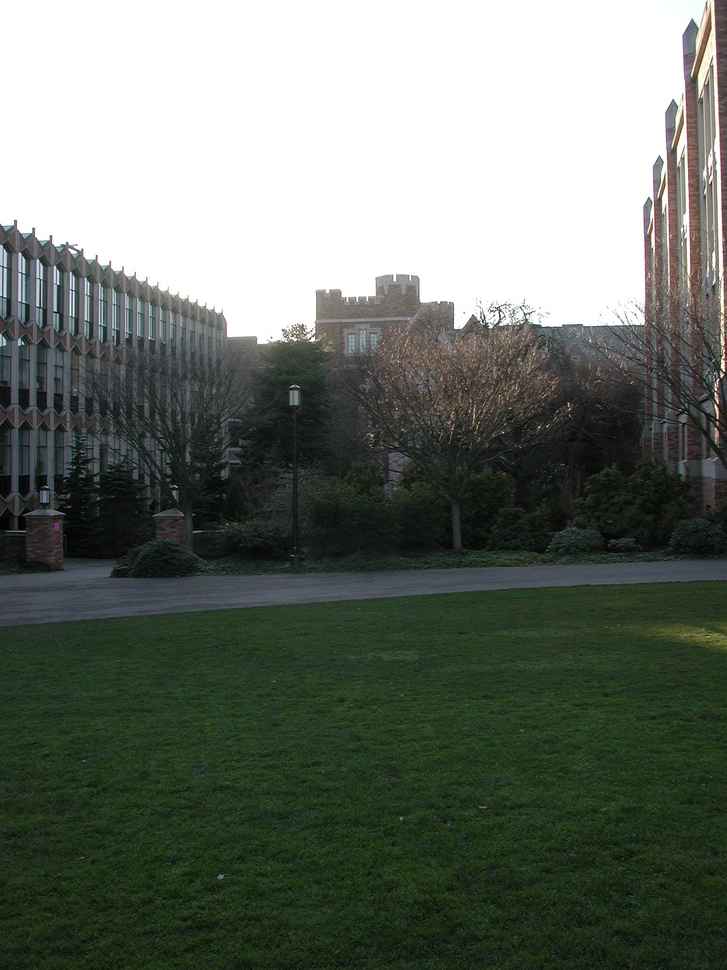
#> input picture project-2/image0.JPG, 727 x 970 px, shrunk from 1536 x 2048 before the run
$ python _project2.py
#> lines starting #> are read from the running program, lines starting #| are printed output that depends on the picture
import cv2
import numpy as np

# Step 2: Warp images to cylindrical coordinates and estimate focal length
def warp_to_cylindrical(images):
    focal_length = 1000.0  # Adjust as needed

    warped_images = []
    for image in images:
        height, width = image.shape[:2]
        cylindrical_image = np.zeros_like(image, dtype=np.uint8)

        for x in range(width):
            for y in range(height):
                theta = (x - width / 2) / focal_length
                h = (y - height / 2) / focal_length
                x_cart = focal_length * np.tan(theta)
                y_cart = focal_length * h
                x_new = int(x_cart + width / 2)
                y_new = int(y_cart + height / 2)

                if 0 <= x_new < width and 0 <= y_new < height:
                    cylindrical_image[y, x] = image[y_new, x_new]

        warped_images.append(cylindrical_image)

    return warped_images, focal_length

# Step 3: Extract features
def extract_features(images):
    sift = cv2.SIFT_create()
    keypoints = []
    descriptors = []

    for image in images:
        kp, des = sift.detectAndCompute(image, None)
        keypoints.append(kp)
        descriptors.append(des)

    return keypoints, descriptors

# Step 4: Align neighboring pairs using RANSAC
def align_images_ransac(images, keypoints, descriptors):
    aligned_images = []
    translations = []

    for i in range(len(images) - 1):
        image1, image2 = images[i], images[i + 1]
        kp1, kp2 = keypoints[i], keypoints[i + 1]
        des1, des2 = descriptors[i], descriptors[i + 1]

        bf = cv2.BFMatcher()
        matches = bf.knnMatch(des1, des2, k=2)

        good_matches = []
        for m, n in matches:
            if m.distance < 0.75 * n.distance:
                good_matches.append(m)

        if len(good_matches) < 4:
            aligned_images.append(image1)
            continue

        src_pts = np.float32([kp1[m.queryIdx].pt for m in good_matches]).reshape(-1, 1, 2)
        dst_pts = np.float32([kp2[m.trainIdx].pt for m in good_matches]).reshape(-1, 1, 2)

        M, _ = cv2.findHomography(src_pts, dst_pts, cv2.RANSAC, 5.0)
        aligned_image = cv2.warpPerspective(image1, M, (image1.shape[1], image1.shape[0]))

        aligned_images.append(aligned_image)
        translations.append((f"image{i}", f"image{i + 1}", M[0, 2], M[1, 2]))

    return aligned_images, translations

# Step 5: Write out list of neighboring translations
def write_translation(translations, output_file):
    with open(output_file, 'w') as file:
        for translation in translations:
            file.write(f"{translation[0]} -> {translation[1]}: X: {translation[2]}, Y: {translation[3]}\n")

# Step 6: Correct for drift (implement your drift correction algorithm)

# Step 7: Read in warped images and blend them
def blend_warped_images(warped_images):
    blended_image = np.zeros_like(warped_images[0], dtype=np.float64)

    for image in warped_images:
        blended_image += image

    blended_image /= len(warped_images)

    return blended_image

# Step 8: Crop the result and import into a viewer
def crop_and_view(result_image):
    # Implement cropping and displaying the result in a viewer
    # Use OpenCV or a similar library for image manipulation and display

    result_image = result_image.astype(np.uint8)
    cv2.imshow("Panorama", result_image)
    cv2.waitKey(0)
    cv2.destroyAllWindows()

# Example usage
image_paths = ['image0.JPG', 'image1.JPG', 'image2.JPG']
images = [cv2.imread(path) for path in image_paths]
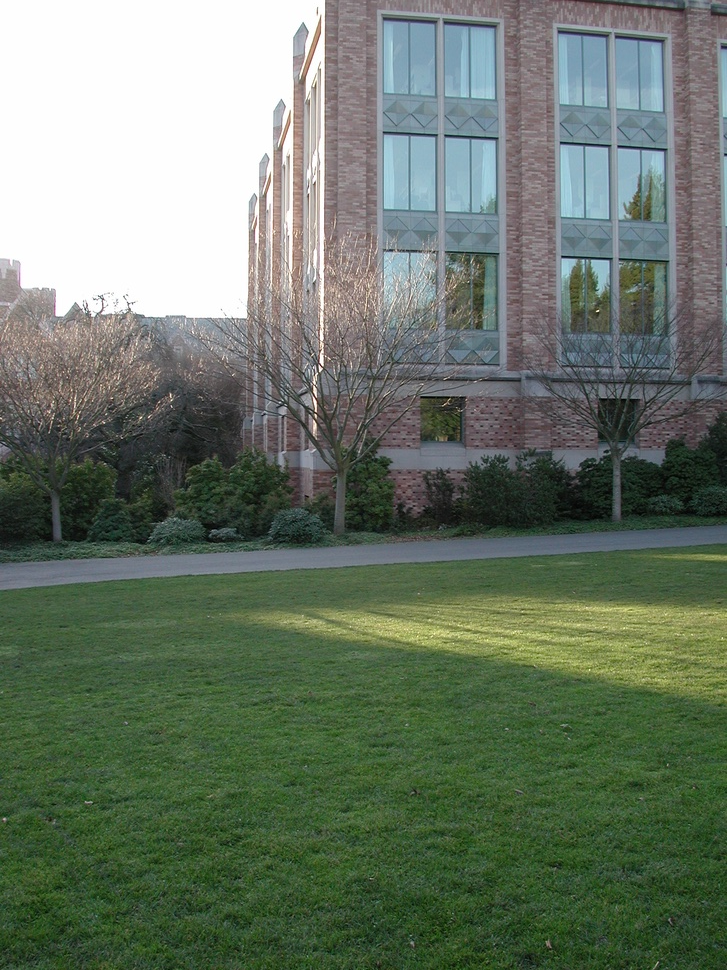
#> input picture project-2/image1.JPG, 727 x 970 px, shrunk from 1536 x 2048 before the run
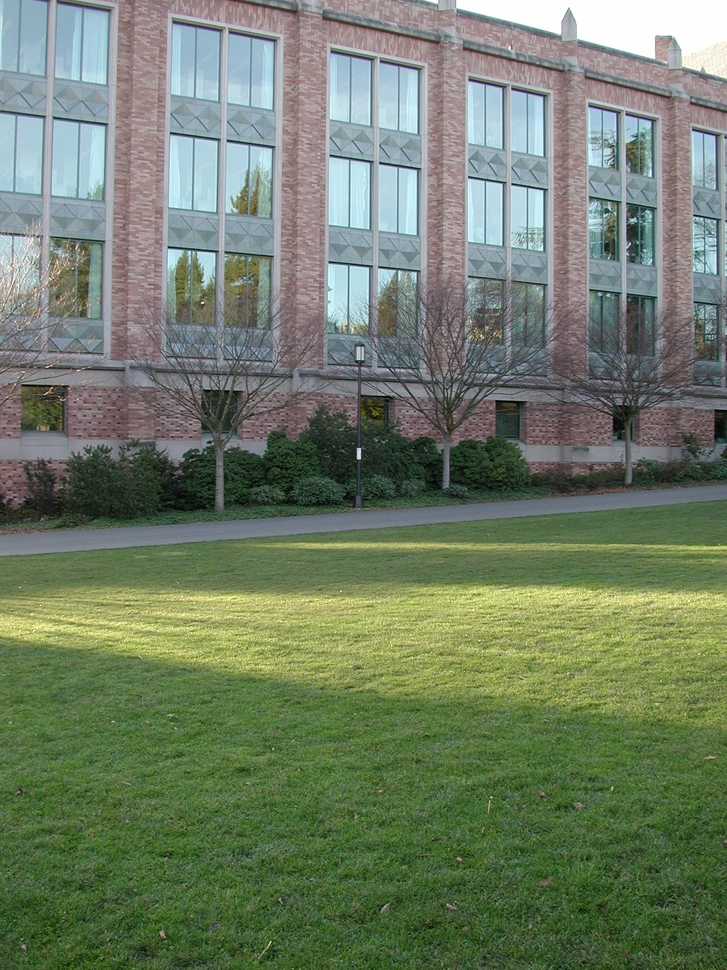
#> input picture project-2/image2.JPG, 727 x 970 px, shrunk from 1536 x 2048 before the run
#> images = 3 items

# Step 2: Warp images to cylindrical coordinates and estimate focal length
warped_images, focal_length = warp_to_cylindrical(images)
#> the loop in warp_to_cylindrical, `for image in images:` made 3 passes
#> after the loop in warp_to_cylindrical, `for image in images:`:
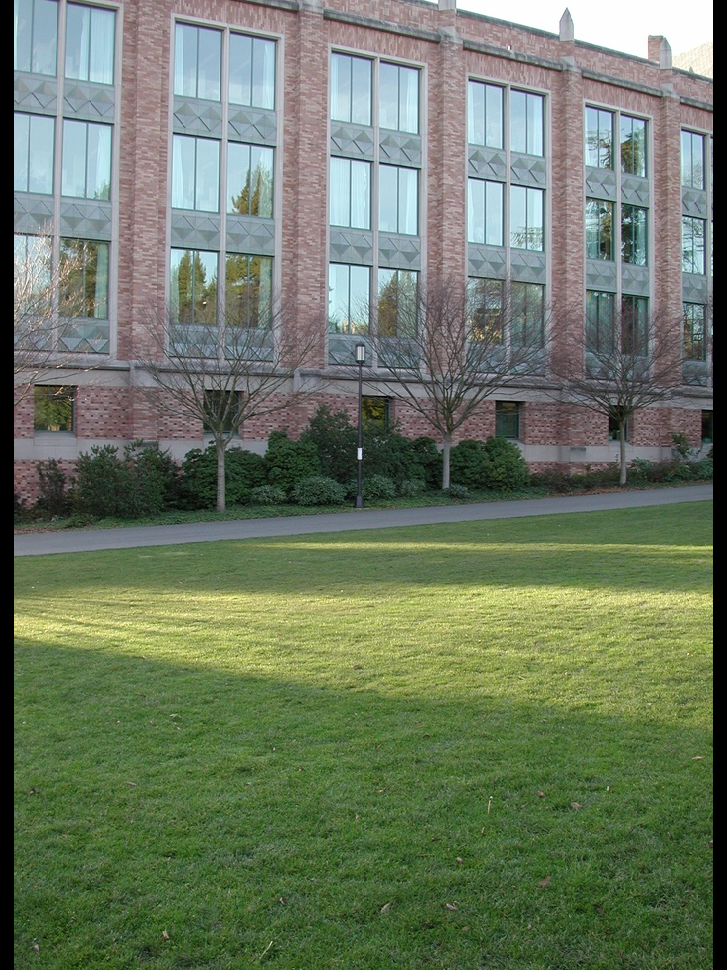
#> cylindrical_image: shape (970, 727, 3); mean B, G, R 99.6, 121.1, 108.1
#> warped_images = 3 items; focal_length = 1000

# Step 3: Extract features
keypoints, descriptors = extract_features(warped_images)
#> the loop in extract_features, `for image in images:` made 3 passes
#> after the loop in extract_features, `for image in images:`: descriptors = 3 items
#> keypoints = 3 items; descriptors = 3 items

# Step 4: Align neighboring pairs using RANSAC
aligned_images, translations = align_images_ransac(warped_images, keypoints, descriptors)
#> the loop in align_images_ransac, `for i in range(len(images) - 1):` made 2 passes
#> matches on passes 1 to 2: 1212 matches, 2660 matches
#> pass 1, in align_images_ransac, `image1, image2 = images[i], images[i + 1]`:
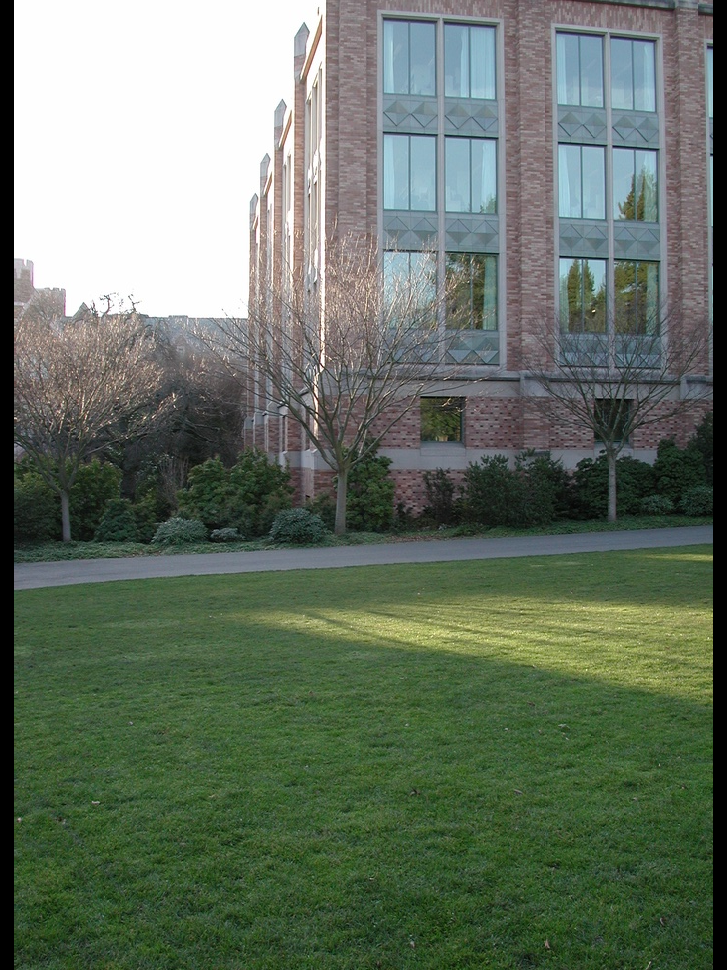
#> image2: shape (970, 727, 3); mean of channels 0, 1, 2 99.7, 114.7, 102.3; drawn as B, G, R
#> pass 1, in align_images_ransac, `aligned_image = cv2.warpPerspective(image1, M, (image1.shape[1], image..`:
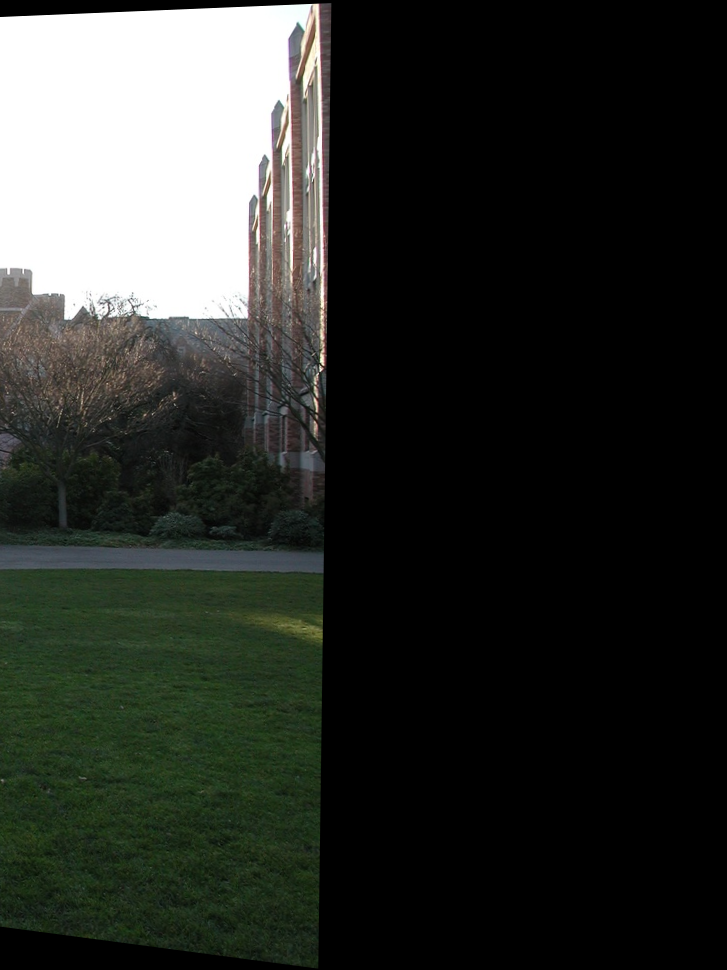
#> aligned_image: shape (970, 727, 3); mean of channels 0, 1, 2 43.2, 47.6, 44.8; drawn as B, G, R
#> after the loop in align_images_ransac, `for i in range(len(images) - 1):`: aligned_images = 2 items; translations = [('image0', 'image1', -331.2, 30.82), ('image1', 'image2', -422.4, -54.58)]
#> aligned_images = 2 items

# Step 5: Write out list of neighboring translations
write_translation(translations, 'translations.txt')
#> the loop in write_translation, `for translation in translations:` made 2 passes

# Step 7: Read in warped images and blend them
blended_image = blend_warped_images(aligned_images)
#> the loop in blend_warped_images, `for image in warped_images:` made 2 passes
#> pass 2, in blend_warped_images, `blended_image += image`:
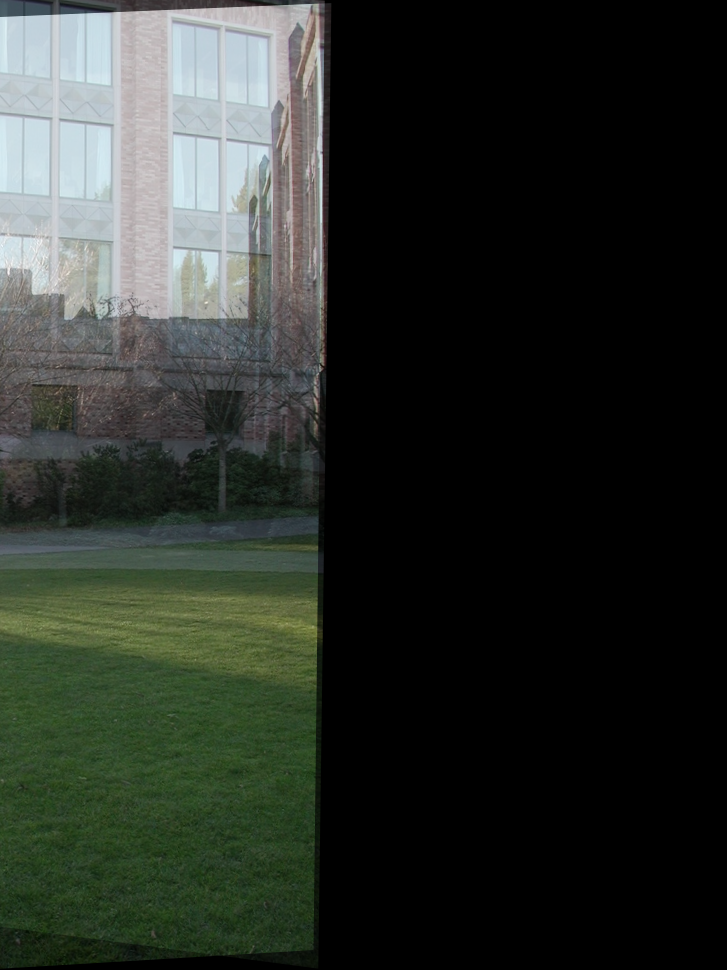
#> blended_image: shape (970, 727, 3) float64; mean of channels 0, 1, 2 82.3, 93.3, 83.6; drawn with min black and max white

# Step 8: Crop and view the result
crop_and_view(blended_image)
